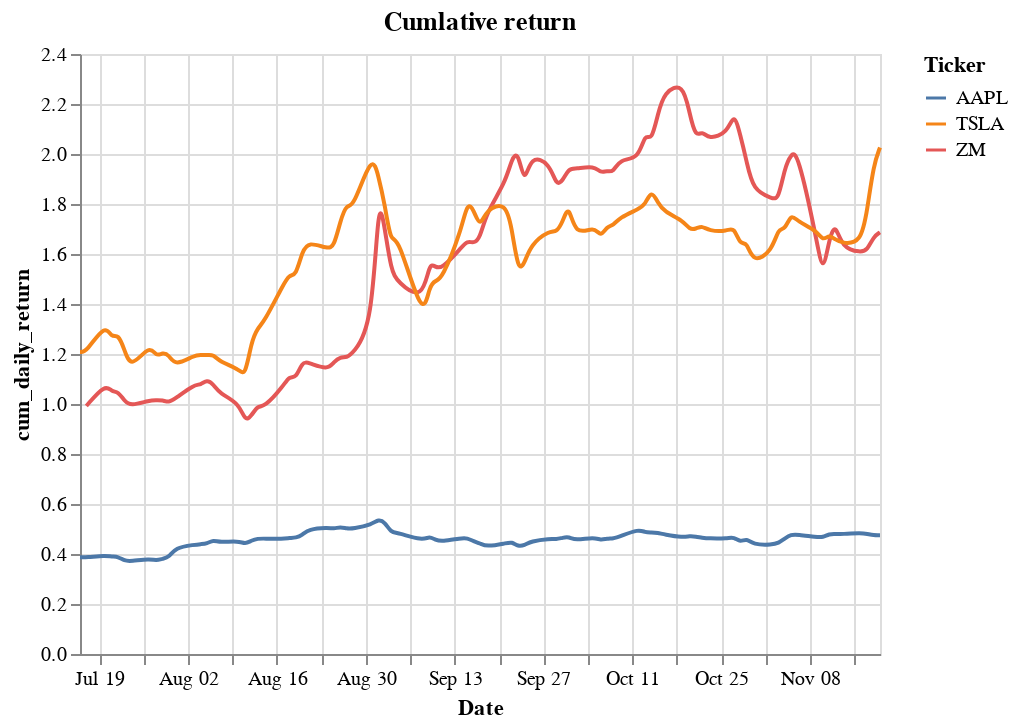

Notebook source saved alongside this figure:
### Code cell
alt.Chart(df,title = 'Cumlative return').mark_line(interpolate='basis').encode(
    x='Date:T',
    y='cum_daily_return:Q',
    color='Ticker:N'
)

### Figure 1 — Vega-Lite specification as saved in the notebook (floating-point values rounded to 4 significant figures; data arrays with more than 128 entries replaced by an {"elided": "..."} marker saying what was removed)
{"config": {"view": {"continuousWidth": 400, "continuousHeight": 300}}, "data": {"name": "data-97d8bb253405adc546cd73d70b412768"}, "mark": {"type": "line", "interpolate": "basis"}, "encoding": {"color": {"type": "nominal", "field": "Ticker"}, "x": {"type": "temporal", "field": "Date"}, "y": {"type": "quantitative", "field": "cum_daily_return"}}, "title": "Cumlative return", "$schema": "https://vega.github.io/schema/vega-lite/v4.8.1.json", "datasets": {"data-97d8bb253405adc546cd73d70b412768": {"elided": "270 records"}}}
